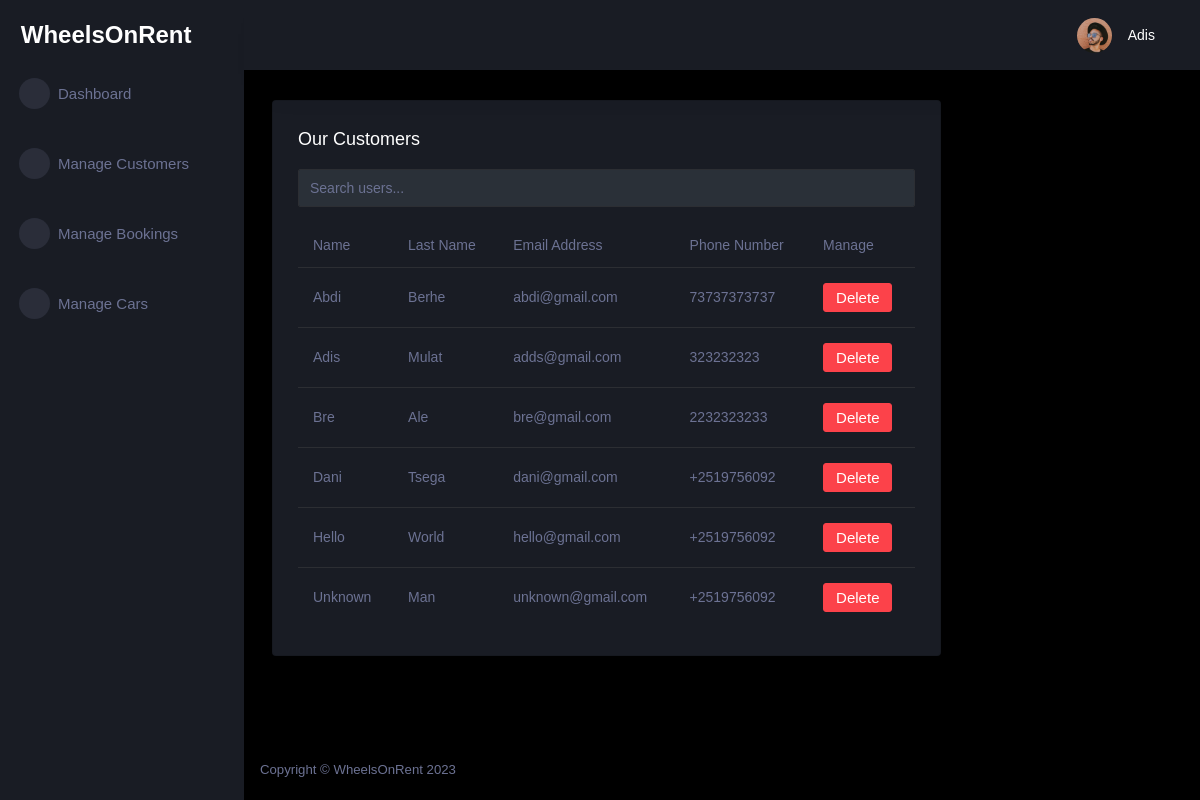
The page /customer/ (signed in) on the database its author committed.
### tables this page shows
CREATE TABLE customer (
  id INTEGER PRIMARY KEY AUTOINCREMENT,
  name TEXT NOT NULL,
  last_name TEXT NOT NULL,
  phone_number TEXT NOT NULL,
  email TEXT NOT NULL,
  password TEXT NOT NULL,
  role TEXT INTEGER DEFAULT 0
);

### car_app/customer.py (the view)
@bp.route('/')
@login_required
def index():
    db = get_db()
    customers = db.execute(
        'SELECT id, name, last_name, email, phone_number'
        ' FROM customer'
        ' WHERE role = 0'
        ' ORDER BY name ASC'
    ).fetchall()
    return render_template('admin/customer_index.html', customers=customers)

### car_app/customer.py (called while the page is built)
@bp.before_app_request
def load_logged_in_customer():
    customer_id = session.get('customer_id')
    if customer_id is None:
        g.customer = None
    else:
        g.customer = get_db().execute(
            'SELECT * FROM customer WHERE id = ?', (customer_id,)
        ).fetchone()

@bp.after_request
def add_header(response):
    response.headers['Cache-Control'] = 'no-store, no-cache, must-revalidate, max-age=0'
    response.headers['Pragma'] = 'no-cache'
    response.headers['Expires'] = '0'
    return response

def login_required(view):
    @functools.wraps(view)
    def wrapped_view(**kwargs):
        if g.customer is None:
            return redirect(url_for('customer.login'))
        return view(**kwargs)
    return wrapped_view

### car_app/db.py (called while the page is built)
def get_db():
    if 'db' not in g:
        g.db = sqlite3.connect(
            current_app.config['DATABASE'],
            detect_types=sqlite3.PARSE_DECLTYPES
        )
        g.db.row_factory = sqlite3.Row
    return g.db

### car_app/templates/admin/customer_index.html (shortened to what this page needs)
{% extends 'admin/admin_base.html' %}
{% block content %}
<div class="content-wrapper">
<div class="row">
  <div class="col-lg-9 grid-margin stretch-card">
    <div class="card">
      <div class="card-body">
        <h4 class="card-title">Our Customers</h4>
        <div class="mb-3">
          <input type="text" id="searchInput" class="form-control" placeholder="Search users...">
        </div>
        <div class="table-responsive">
          <table class="table">
            <thead>
              <tr>
                <th>Name</th>
                <th>Last Name</th>
                <th>Email Address</th>
                <th>Phone Number</th>
                <th>Manage</th>
              </tr>
            </thead>
            <tbody>
              {% for customer in customers %}
              <tr>
                <td>{{ customer.name }}</td>
                <td>{{ customer.last_name }}</td>
                <td>{{ customer.email }}</td>
                <td>{{ customer.phone_number }}</td>
            <td><form action="{{ url_for('customer.delete', id=customer['id']) }}" method="post"><input class="btn btn-danger" type="submit" value="Delete" onclick="return confirm('Are you sure?')">
              </form></td>
              </tr>
            {% endfor %}
            </tbody>
          </table>
        </div>
      </div>
    </div>
  </div>
</div>
</div>
{% endblock %}

### car_app/templates/admin/admin_base.html (shortened to what this page needs)
<!DOCTYPE html>
<html lang="en">
<head>
    <link rel="stylesheet" href="https://cdn.jsdelivr.net/npm/bootstrap@4.0.0/dist/css/bootstrap.min.css">
    <link rel="stylesheet" href="{{ url_for('static', filename='assets/admin/assets/vendors/mdi/css/materialdesignicons.min.css')}}">
    <link rel="stylesheet" href="{{ url_for('static', filename='assets/admin/assets/vendors/css/vendor.bundle.base.css')}}">
    <link rel="stylesheet" href="{{ url_for('static', filename='assets/admin/assets/vendors/jvectormap/jquery-jvectormap.css')}}">
    <link rel="stylesheet" href="{{ url_for('static', filename='assets/admin/assets/vendors/flag-icon-css/css/flag-icon.min.css')}}">
    <link rel="stylesheet" href="{{ url_for('static', filename='assets/admin/assets/vendors/owl-carousel-2/owl.carousel.min.css')}}">
    <link rel="stylesheet" href="{{ url_for('static', filename='assets/admin/assets/vendors/owl-carousel-2/owl.theme.default.min.css')}}">
    <link rel="stylesheet" href="{{ url_for('static', filename='assets/admin/assets/css/style.css')}}">
</head>
<body>
    <div class="container-scroller">
        <nav class="sidebar sidebar-offcanvas" id="sidebar">
            <div class="sidebar-brand-wrapper d-none d-lg-flex align-items-center justify-content-center fixed-top">
                <a class="sidebar-brand brand-logo" href="{{ url_for('customer.admin_dashboard') }}" style="text-decoration: none; color: white; font-size: 24px; font-weight: bold; font-family: Verdana, Geneva, Tahoma, sans-serif;">WheelsOnRent</a>
            </div>
            <ul class="nav">
                <li class="nav-item menu-items">
                    <a class="nav-link" href="{{ url_for('customer.admin_dashboard') }}">
                        <span class="menu-icon">
                <i class="mdi mdi-speedometer"></i>
              </span>
                        <span class="menu-title">Dashboard</span>
                    </a>
                </li>
                <br>
                <li class="nav-item menu-items">
                    <a class="nav-link" href="{{ url_for('customer.index') }}">
                        <span class="menu-icon">
                <i class="mdi mdi-playlist-play"></i>
              </span>
                        <span class="menu-title">Manage Customers</span>
                    </a>
                </li>
                <br>
                <li class="nav-item menu-items">
                    <a class="nav-link" href="{{ url_for('booking.index') }}">
                        <span class="menu-icon">
                <i class="mdi mdi-table-large"></i>
              </span>
                        <span class="menu-title">Manage Bookings</span>
                    </a>
                </li>
                <br>
                <li class="nav-item menu-items">
                    <a class="nav-link" href="{{ url_for('car.admin_mode') }}">
                        <span class="menu-icon">
                <i class="mdi mdi-car"></i>
              </span>
                        <span class="menu-title">Manage Cars</span>
                    </a>
                </li>
            </ul>
        </nav>
        <div class="container-fluid page-body-wrapper">
            <nav class="navbar p-0 fixed-top d-flex flex-row">
                <div class="navbar-menu-wrapper flex-grow d-flex align-items-stretch">
                    <button class="navbar-toggler navbar-toggler align-self-center" type="button" data-toggle="minimize">
              <span class="mdi mdi-menu"></span>
            </button>
                    <ul class="navbar-nav navbar-nav-right">
                        <li class="nav-item nav-settings d-none d-lg-block">
                            <a class="nav-link" href="#">
                                <i class="mdi mdi-view-grid"></i>
                            </a>
                        </li>
                        <li class="nav-item dropdown">
                            <a class="nav-link" id="profileDropdown" href="#" data-toggle="dropdown">
                                <div class="navbar-profile">
                                    <img class="img-xs rounded-circle" src="{{ url_for('static', filename='assets/admin/assets/images/faces/face15.jpg')}}" alt="">
                                    <p class="mb-0 d-none d-sm-block navbar-profile-name">{{ g.customer['name'] }}</p>
                                    <i class="mdi mdi-menu-down d-none d-sm-block"></i>
                                </div>
                            </a>
                        </li>
                    </ul>
                </div>
            </nav>
            <div class="main-panel">
                {% block content %}{% endblock %}
                <footer class="footer">
                    <div class="d-sm-flex justify-content-center justify-content-sm-between">
                        <span class="text-muted d-block text-center text-sm-left d-sm-inline-block">Copyright © WheelsOnRent 2023</span>
                    </div>
                </footer>
            </div>
        </div>
    </div>
</body>
</html>

### rows shown on the page
customer: customer.name "Adis", name "Adis", last_name "Mulat", email "adds@gmail.com", phone_number "323232323"
customer: name "Abdi", last_name "Berhe", email "abdi@gmail.com", phone_number "73737373737"
customer: name "Bre", last_name "Ale", email "bre@gmail.com", phone_number "2232323233"
customer: name "Dani", last_name "Tsega", email "dani@gmail.com", phone_number "+2519756092"
customer: name "Hello", last_name "World", email "hello@gmail.com", phone_number "+2519756092"
customer: name "Unknown", last_name "Man", email "unknown@gmail.com", phone_number "+2519756092"
